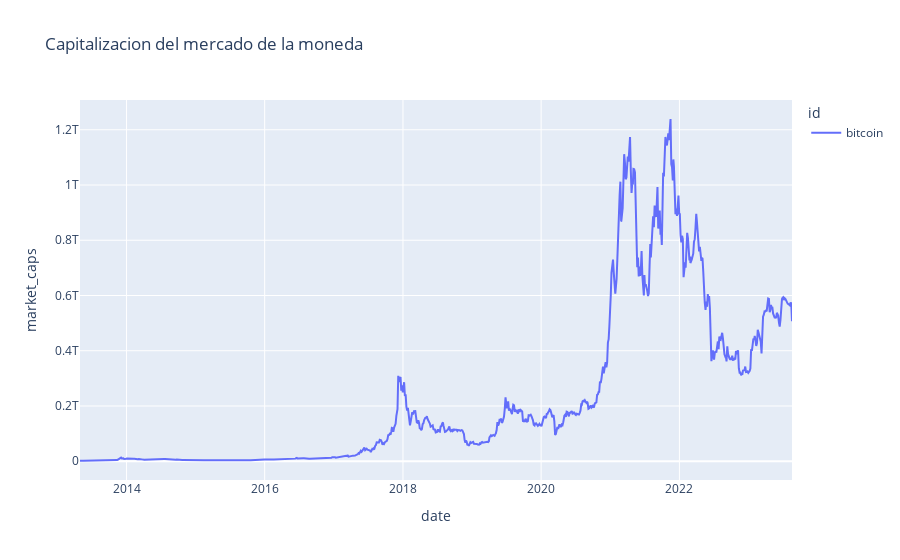

Notebook code for this chart:
### Code cell
fig = px.line(bitcoin_df, x="date", y="market_caps", color="id",
              title="Capitalizacion del mercado de la moneda")

fig.show()

### Figure 1 — Plotly figure (JSON) as saved in the notebook; plotly's stock layout.template omitted (floating-point values rounded to 4 significant figures; data arrays with more than 128 entries replaced by an {"elided": "..."} marker saying what was removed)
{"data": [{"hovertemplate": "id=bitcoin<br>date=%{x}<br>market_caps=%{y}<extra></extra>", "legendgroup": "bitcoin", "line": {"color": "#636efa", "dash": "solid"}, "marker": {"symbol": "circle"}, "mode": "lines", "name": "bitcoin", "orientation": "v", "showlegend": true, "type": "scatter", "x": {"elided": "982 str values"}, "xaxis": "x", "y": {"elided": "982 float values"}, "yaxis": "y"}], "layout": {"legend": {"title": {"text": "id"}, "tracegroupgap": 0}, "title": {"text": "Capitalizacion del mercado de la moneda"}, "xaxis": {"anchor": "y", "domain": [0, 1], "title": {"text": "date"}}, "yaxis": {"anchor": "x", "domain": [0, 1], "title": {"text": "market_caps"}}}}
